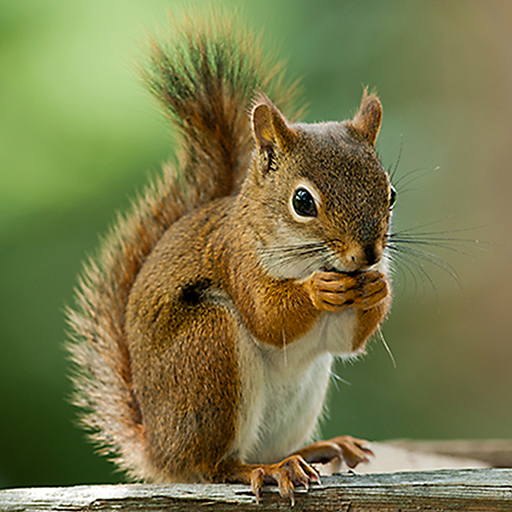
#> input picture image.png, 512 x 512 px
$ python '1_a(negative).py'
#> lines starting #> are read from the running program, lines starting #| are printed output that depends on the picture
import cv2
import matplotlib.pyplot as plt

img = cv2.imread("image.png", 0)
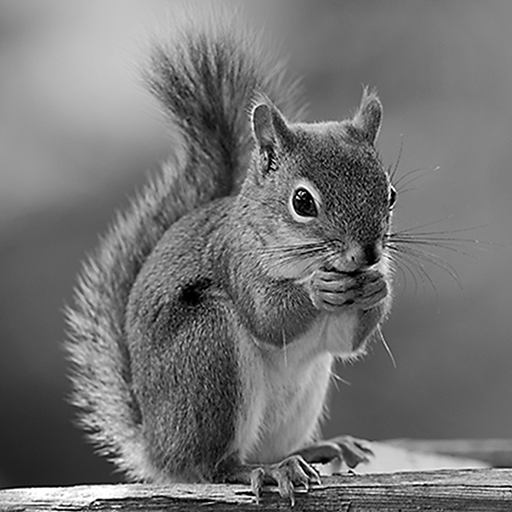
#> img: shape (512, 512); min 0, max 255, mean 115.9

negative = 255 - img
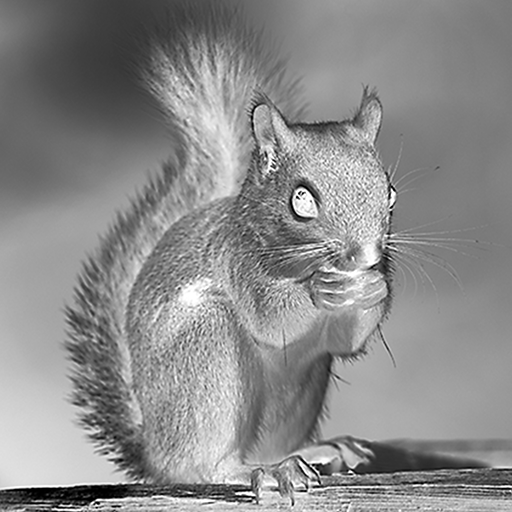
#> negative: shape (512, 512); min 0, max 255, mean 139.1

images = [img, negative]
titles = ["Original", "Negative"]
for k in range(2):
    plt.subplot(1, 2, k+1)
    plt.imshow(images[k], cmap="gray")
    plt.title(titles[k])
    plt.axis("off")

plt.show()
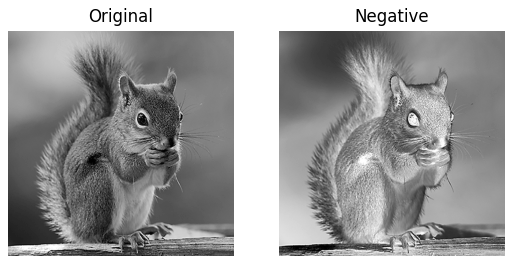
#> figure drawn by matplotlib, 2 panels

$ run again, with img1.jpg saved as image.png
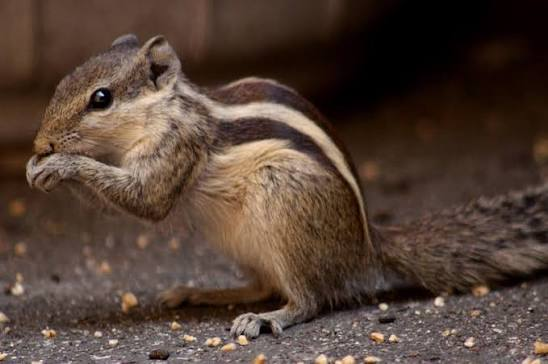
#> input picture img1.jpg, 548 x 364 px
#> `negative = 255 - img`:
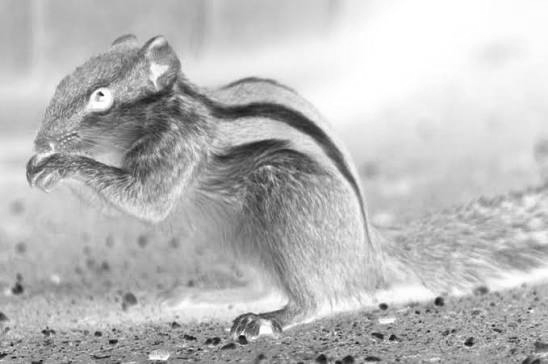
#> negative: shape (364, 548); min 12, max 255, mean 186.4
#> `plt.show()`:
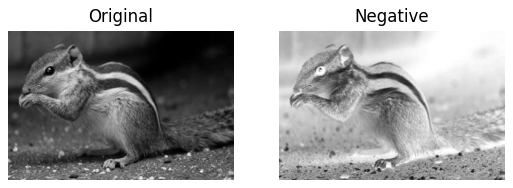
#> figure drawn by matplotlib, 2 panels
